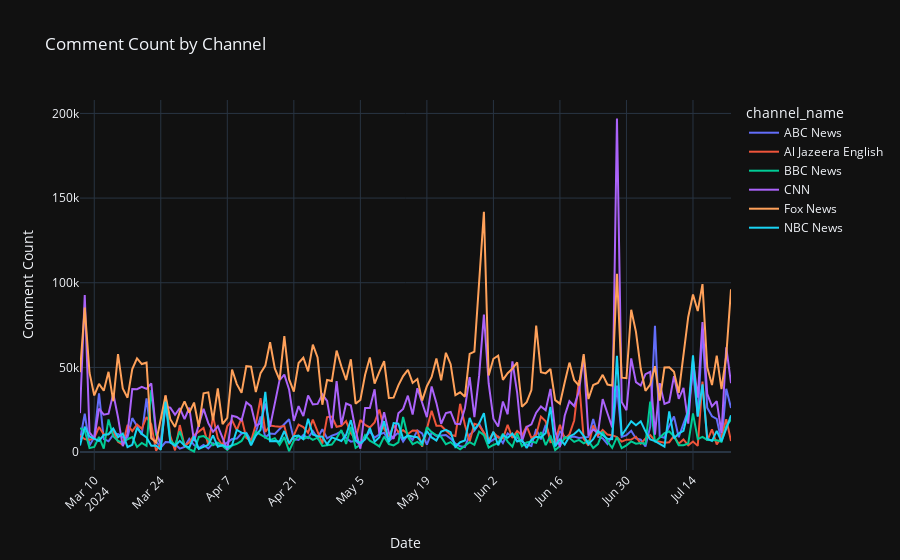

The notebook cell this image was saved under:
### Code cell
# Plot Comment Count by Channel
fig_comment = px.line(grouped_df, x='Date', y='comment_count', color='channel_name', title='Comment Count by Channel')
fig_comment.update_layout(xaxis_title='Date', yaxis_title='Comment Count', xaxis=dict(tickangle=-45))
fig_comment.show()

### Figure 1 — Plotly figure (JSON) as saved in the notebook; plotly's stock layout.template omitted (floating-point values rounded to 4 significant figures; data arrays with more than 128 entries replaced by an {"elided": "..."} marker saying what was removed)
{"data": [{"hovertemplate": "channel_name=ABC News<br>Date=%{x}<br>comment_count=%{y}<extra></extra>", "legendgroup": "ABC News", "line": {"color": "#636efa", "dash": "solid"}, "marker": {"symbol": "circle"}, "mode": "lines", "name": "ABC News", "orientation": "v", "showlegend": true, "x": {"elided": "138 str values"}, "xaxis": "x", "y": {"elided": "138 int values"}, "yaxis": "y", "type": "scatter"}, {"hovertemplate": "channel_name=Al Jazeera English<br>Date=%{x}<br>comment_count=%{y}<extra></extra>", "legendgroup": "Al Jazeera English", "line": {"color": "#EF553B", "dash": "solid"}, "marker": {"symbol": "circle"}, "mode": "lines", "name": "Al Jazeera English", "orientation": "v", "showlegend": true, "x": {"elided": "137 str values"}, "xaxis": "x", "y": {"elided": "137 int values"}, "yaxis": "y", "type": "scatter"}, {"hovertemplate": "channel_name=BBC News<br>Date=%{x}<br>comment_count=%{y}<extra></extra>", "legendgroup": "BBC News", "line": {"color": "#00cc96", "dash": "solid"}, "marker": {"symbol": "circle"}, "mode": "lines", "name": "BBC News", "orientation": "v", "showlegend": true, "x": {"elided": "137 str values"}, "xaxis": "x", "y": {"elided": "137 int values"}, "yaxis": "y", "type": "scatter"}, {"hovertemplate": "channel_name=CNN<br>Date=%{x}<br>comment_count=%{y}<extra></extra>", "legendgroup": "CNN", "line": {"color": "#ab63fa", "dash": "solid"}, "marker": {"symbol": "circle"}, "mode": "lines", "name": "CNN", "orientation": "v", "showlegend": true, "x": {"elided": "138 str values"}, "xaxis": "x", "y": {"elided": "138 int values"}, "yaxis": "y", "type": "scatter"}, {"hovertemplate": "channel_name=Fox News<br>Date=%{x}<br>comment_count=%{y}<extra></extra>", "legendgroup": "Fox News", "line": {"color": "#FFA15A", "dash": "solid"}, "marker": {"symbol": "circle"}, "mode": "lines", "name": "Fox News", "orientation": "v", "showlegend": true, "x": {"elided": "138 str values"}, "xaxis": "x", "y": {"elided": "138 int values"}, "yaxis": "y", "type": "scatter"}, {"hovertemplate": "channel_name=NBC News<br>Date=%{x}<br>comment_count=%{y}<extra></extra>", "legendgroup": "NBC News", "line": {"color": "#19d3f3", "dash": "solid"}, "marker": {"symbol": "circle"}, "mode": "lines", "name": "NBC News", "orientation": "v", "showlegend": true, "x": {"elided": "137 str values"}, "xaxis": "x", "y": {"elided": "137 int values"}, "yaxis": "y", "type": "scatter"}], "layout": {"xaxis": {"anchor": "y", "domain": [0.0, 1.0], "title": {"text": "Date"}, "tickangle": -45}, "yaxis": {"anchor": "x", "domain": [0.0, 1.0], "title": {"text": "Comment Count"}}, "legend": {"title": {"text": "channel_name"}, "tracegroupgap": 0}, "title": {"text": "Comment Count by Channel"}}}
